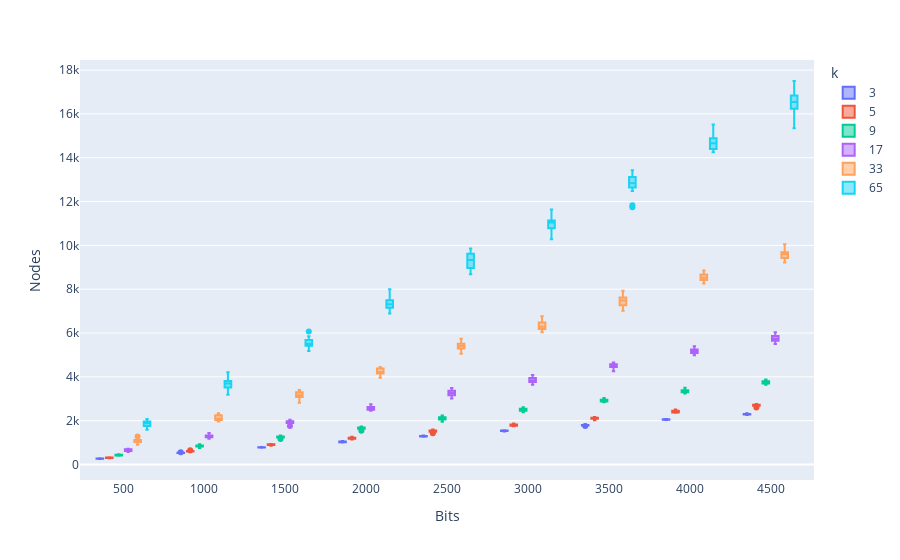

Notebook source saved alongside this figure:
### Code cell
fig = px.box(df, x="Bits", y="Nodes", color="k")
fig.update_traces(quartilemethod="exclusive") # or "inclusive", or "linear" by default
fig.show()
df

### Figure 1 — Plotly figure (JSON) as saved in the notebook; plotly's stock layout.template omitted (floating-point values rounded to 4 significant figures; data arrays with more than 128 entries replaced by an {"elided": "..."} marker saying what was removed)
{"data": [{"alignmentgroup": "True", "hovertemplate": "k=3<br>Bits=%{x}<br>Nodes=%{y}<extra></extra>", "legendgroup": "3", "marker": {"color": "#636efa"}, "name": "3", "notched": false, "offsetgroup": "3", "orientation": "v", "quartilemethod": "exclusive", "showlegend": true, "type": "box", "x": {"elided": "180 int values"}, "x0": " ", "xaxis": "x", "y": {"elided": "180 int values"}, "y0": " ", "yaxis": "y"}, {"alignmentgroup": "True", "hovertemplate": "k=5<br>Bits=%{x}<br>Nodes=%{y}<extra></extra>", "legendgroup": "5", "marker": {"color": "#EF553B"}, "name": "5", "notched": false, "offsetgroup": "5", "orientation": "v", "quartilemethod": "exclusive", "showlegend": true, "type": "box", "x": {"elided": "180 int values"}, "x0": " ", "xaxis": "x", "y": {"elided": "180 int values"}, "y0": " ", "yaxis": "y"}, {"alignmentgroup": "True", "hovertemplate": "k=9<br>Bits=%{x}<br>Nodes=%{y}<extra></extra>", "legendgroup": "9", "marker": {"color": "#00cc96"}, "name": "9", "notched": false, "offsetgroup": "9", "orientation": "v", "quartilemethod": "exclusive", "showlegend": true, "type": "box", "x": {"elided": "180 int values"}, "x0": " ", "xaxis": "x", "y": {"elided": "180 int values"}, "y0": " ", "yaxis": "y"}, {"alignmentgroup": "True", "hovertemplate": "k=17<br>Bits=%{x}<br>Nodes=%{y}<extra></extra>", "legendgroup": "17", "marker": {"color": "#ab63fa"}, "name": "17", "notched": false, "offsetgroup": "17", "orientation": "v", "quartilemethod": "exclusive", "showlegend": true, "type": "box", "x": {"elided": "180 int values"}, "x0": " ", "xaxis": "x", "y": {"elided": "180 int values"}, "y0": " ", "yaxis": "y"}, {"alignmentgroup": "True", "hovertemplate": "k=33<br>Bits=%{x}<br>Nodes=%{y}<extra></extra>", "legendgroup": "33", "marker": {"color": "#FFA15A"}, "name": "33", "notched": false, "offsetgroup": "33", "orientation": "v", "quartilemethod": "exclusive", "showlegend": true, "type": "box", "x": {"elided": "180 int values"}, "x0": " ", "xaxis": "x", "y": {"elided": "180 int values"}, "y0": " ", "yaxis": "y"}, {"alignmentgroup": "True", "hovertemplate": "k=65<br>Bits=%{x}<br>Nodes=%{y}<extra></extra>", "legendgroup": "65", "marker": {"color": "#19d3f3"}, "name": "65", "notched": false, "offsetgroup": "65", "orientation": "v", "quartilemethod": "exclusive", "showlegend": true, "type": "box", "x": {"elided": "180 int values"}, "x0": " ", "xaxis": "x", "y": {"elided": "180 int values"}, "y0": " ", "yaxis": "y"}], "layout": {"boxmode": "group", "legend": {"title": {"text": "k"}, "tracegroupgap": 0}, "margin": {"t": 60}, "xaxis": {"anchor": "y", "domain": [0, 1], "title": {"text": "Bits"}}, "yaxis": {"anchor": "x", "domain": [0, 1], "title": {"text": "Nodes"}}}}
